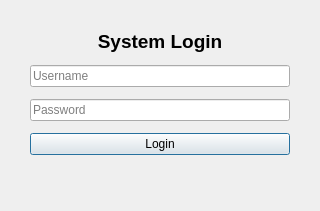
<?xml version="1.0" encoding="UTF-8"?>
<ui version="4.0">
 <class>LoginDialog</class>
 <widget class="QDialog" name="LoginDialog">
  <property name="geometry">
   <rect>
    <x>0</x>
    <y>0</y>
    <width>320</width>
    <height>200</height>
   </rect>
  </property>
  <property name="windowTitle">
   <string>Login - Jupiter Pharmacy</string>
  </property>
  <layout class="QVBoxLayout" name="verticalLayout">
   <property name="spacing">
    <number>12</number>
   </property>
   <property name="leftMargin">
    <number>30</number>
   </property>
   <property name="topMargin">
    <number>30</number>
   </property>
   <property name="rightMargin">
    <number>30</number>
   </property>
   <property name="bottomMargin">
    <number>30</number>
   </property>
   <item>
    <widget class="QLabel" name="label">
     <property name="font">
      <font>
       <pointsize>14</pointsize>
       <weight>75</weight>
       <bold>true</bold>
      </font>
     </property>
     <property name="text">
      <string>System Login</string>
     </property>
     <property name="alignment">
      <set>Qt::AlignCenter</set>
     </property>
    </widget>
   </item>
   <item>
    <widget class="QLineEdit" name="usernameEdit">
     <property name="placeholderText">
      <string>Username</string>
     </property>
    </widget>
   </item>
   <item>
    <widget class="QLineEdit" name="passwordEdit">
     <property name="echoMode">
      <enum>QLineEdit::Password</enum>
     </property>
     <property name="placeholderText">
      <string>Password</string>
     </property>
    </widget>
   </item>
   <item>
    <widget class="QPushButton" name="loginButton">
     <property name="text">
      <string>Login</string>
     </property>
     <property name="default">
      <bool>true</bool>
     </property>
    </widget>
   </item>
   <item>
    <widget class="QLabel" name="errorLabel">
     <property name="styleSheet">
      <string notr="true">color: red;</string>
     </property>
     <property name="text">
      <string/>
     </property>
     <property name="alignment">
      <set>Qt::AlignCenter</set>
     </property>
    </widget>
   </item>
  </layout>
 </widget>
 <resources/>
 <connections>
  <connection>
   <sender>loginButton</sender>
   <signal>clicked()</signal>
   <receiver>LoginDialog</receiver>
   <slot>accept()</slot>
  </connection>
 </connections>
</ui>
